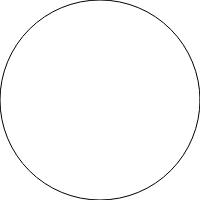
Frame 1 (no input)
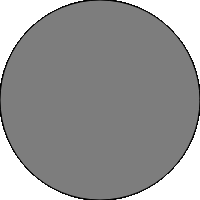
Frame 60 (no input)
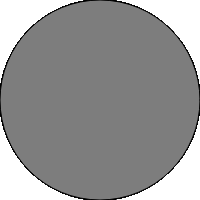
Frame 120 (the mouse pressed at the canvas centre since frame 60)

The p5.js sketch that drew these frames (run headless with seeded random() and noise() and a simulated clock; from frame 60 on, the mouse is pressed at the canvas centre):

// p5.js sketch
// ── sketch.js
function setup() {
  createCanvas(200, 200);
}

function draw() {
  ellipse(100, 100, 200, 200);
  fill(125);
  
}
